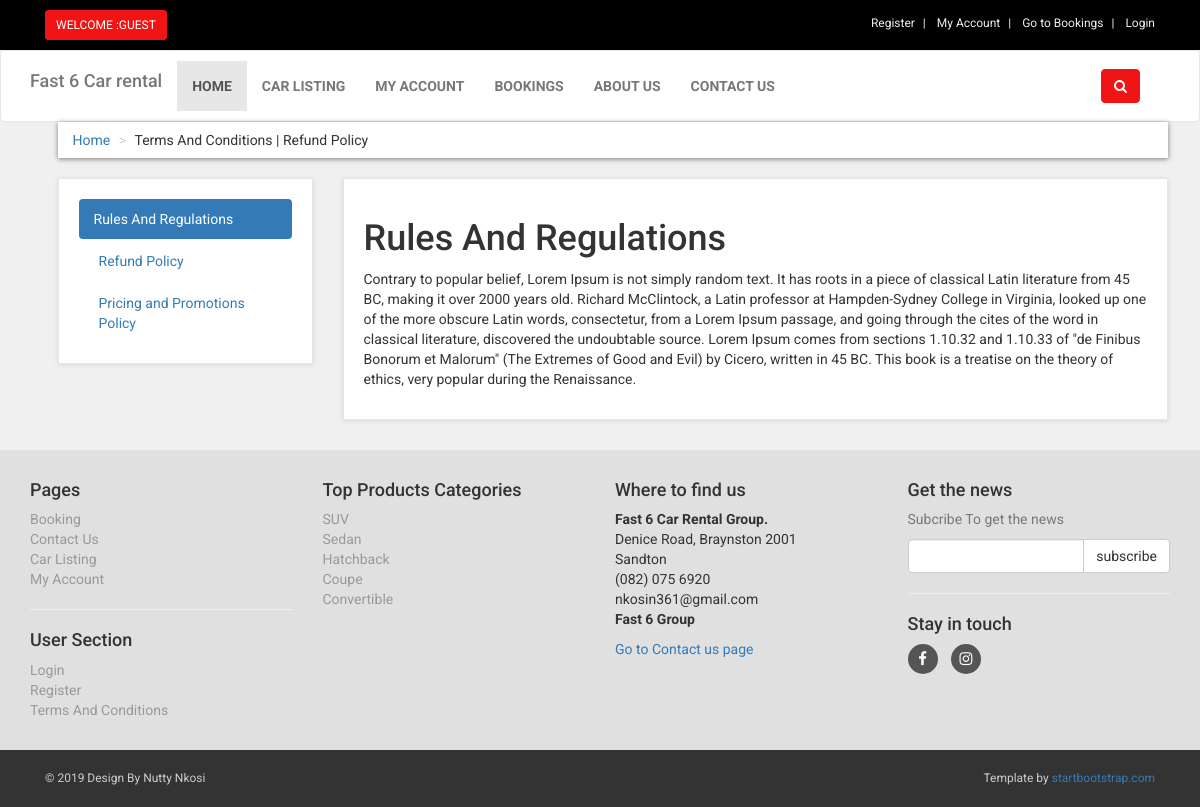
Page /terms.php on the committed database.
### tables this page shows
CREATE TABLE `terms` (
  `term_id` int(10) NOT NULL,
  `term_title` varchar(100) NOT NULL,
  `term_link` varchar(100) NOT NULL,
  `term_desc` text NOT NULL
);

CREATE TABLE `product_categories` (
  `p_cat_id` int(10) NOT NULL,
  `p_cat_title` text NOT NULL,
  `p_cat_top` text NOT NULL,
  `p_cat_image` text NOT NULL
);

### terms.php (the view, shortened to what this page needs)
<?php
include("includes/db.php");
?>
<!DOCTYPE html>
<html>
<head>
  <link href="styles/bootstrap.min.css" rel="stylesheet">
  <link href="styles/style.css" rel="stylesheet">
  <link href="font-awesome/css/font-awesome.min.css" rel="stylesheet">
</head>
<body>
  <div id="top">
    <div class="container">
      <div class="col-md-6 offer">
        <a href="#" class="btn btn-primary btn-sm">
          <?php
          if (!isset($_SESSION['customer_email'])) {
            echo "Welcome :Guest";
          } else {
            echo "Welcome : " . $_SESSION['customer_email'] . "";
          }
          ?>
        </a>
      </div>
      <div class="col-md-6">
        <ul class="menu">
          <li>
            <a href="customer_register.php">
              Register
            </a>
          </li>
          <li>
            <?php
            if (!isset($_SESSION['customer_email'])) {
              echo "<a href='checkout.php' >My Account</a>";
            } else {
              echo "<a href='customer/my_account.php?my_orders'>My Account</a>";
            }
            ?>
          </li>
          <li>
            <a href="cart.php">
              Go to Bookings
            </a>
          </li>
          <li>
            <?php
            if (!isset($_SESSION['customer_email'])) {
              echo "<a href='checkout.php'> Login </a>";
            } else {
              echo "<a href='logout.php'> Logout </a>";
            }
            ?>
          </li>
        </ul>
      </div>
    </div>
  </div>
  <div class="navbar navbar-default" id="navbar">
    <div class="container">
      <div class="navbar-header">
        <a class="navbar-brand home" href="index.php">
          <h4>Fast 6 Car rental</h4>
        </a>
      </div>
      <div class="navbar-collapse collapse" id="navigation">
        <div class="padding-nav">
          <ul class="nav navbar-nav navbar-left">
            <li class="active">
              <a href="index.php"> Home </a>
            </li>
            <li>
              <a href="shop.php"> Car listing </a>
            </li>
            <li>
              <?php
              if (!isset($_SESSION['customer_email'])) {
                echo "<a href='checkout.php' >My Account</a>";
              } else {
                echo "<a href='customer/my_account.php?my_orders'>My Account</a>";
              }
              ?>
            </li>
            <li>
              <a href="cart.php"> Bookings </a>
            </li>
            <li>
              <a href="about.php"> About Us </a>
            </li>
            <li>
              <a href="contact.php"> Contact Us </a>
            </li>
          </ul>
        </div>
        <div class="navbar-collapse collapse right">
          <button class="btn navbar-btn btn-primary" type="button" data-toggle="collapse" data-target="#search">
            <i class="fa fa-search"></i>
          </button>
        </div>
      </div>
    </div>
  </div>
  <div id="content">
    <div class="container">
      <div class="col-md-12">
        <ul class="breadcrumb">
          <li> <a href="index.php">Home</a> </li>
          <li>Terms And Conditions | Refund Policy</li>
        </ul>
      </div>
      <div class="col-md-3">
        <div class="box">
          <ul class="nav nav-pills nav-stacked">
            <?php
            $get_terms = "select * from terms LIMIT 0,1";
            $run_terms = mysqli_query($con, $get_terms);
            while ($row_terms = mysqli_fetch_array($run_terms)) {
              $term_title = $row_terms['term_title'];
              $term_link = $row_terms['term_link'];
              ?>
              <li class="active">
                <a data-toggle="pill" href="#<?php echo $term_link; ?>">
                  <?php echo $term_title; ?>
                </a>
              </li>
            <?php } ?>
            <?php
            $count_terms = "select * from terms";
            $run_count = mysqli_query($con, $count_terms);
            $count = mysqli_num_rows($run_count);
            $get_terms = "select * from terms LIMIT 1,$count";
            $run_terms = mysqli_query($con, $get_terms);
            while ($row_terms = mysqli_fetch_array($run_terms)) {
              $term_title = $row_terms['term_title'];
              $term_link = $row_terms['term_link'];
              ?>
              <li>
                <a data-toggle="pill" href="#<?php echo $term_link; ?>">
                  <?php echo $term_title; ?>
                </a>
              </li>
            <?php } ?>
          </ul>
        </div>
      </div>
      <div class="col-md-9">
        <div class="box">
          <div class="tab-content">
            <?php
            $get_terms = "select * from terms LIMIT 0,1";
            $run_terms = mysqli_query($con, $get_terms);
            while ($row_terms = mysqli_fetch_array($run_terms)) {
              $term_title = $row_terms['term_title'];
              $term_desc = $row_terms['term_desc'];
              $term_link = $row_terms['term_link'];
              ?>
              <div id="<?php echo $term_link; ?>" class="tab-pane fade in active">
                <h1> <?php echo $term_title; ?> </h1>
                <p> <?php echo $term_desc; ?> </p>
              </div>
            <?php } ?>
          </div>
        </div>
      </div>
    </div>
  </div>
  <?php
  include("includes/footer.php");
  ?>
</body>
</html>

### includes/footer.php (shortened to what this page needs)
<?php
if (isset($include_page) and $include_page == "vendor_store") {
  $store_back_url = "../";
} else {
  $store_back_url = "";
}
?>
<div id="footer">
  <div class="container">
    <div class="row">
      <div class="col-md-3 col-sm-6">
        <h4>Pages</h4>
        <ul>
          <li><a href="<?php echo $store_back_url; ?>cart.php">Booking</a></li>
          <li><a href="<?php echo $store_back_url; ?>contact.php">Contact Us</a></li>
          <li><a href="<?php echo $store_back_url; ?>shop.php">Car Listing</a></li>
          <li>
            <?php
            if (!isset($_SESSION['customer_email'])) {
              echo "<a href='$store_back_url" . "checkout.php' >My Account</a>";
            } else {
              echo "<a href='$store_back_url" . "customer/my_account.php?my_orders'>My Account</a>";
            }
            ?>
          </li>
        </ul>
        <hr>
        <h4>User Section</h4>
        <ul>
          <li>
            <?php
            if (!isset($_SESSION['customer_email'])) {
              echo "<a href='$store_back_url" . "checkout.php' >Login</a>";
            } else {
              echo "<a href='$store_back_url" . "customer/my_account.php?my_orders'>My Account</a>";
            }
            ?>
          </li>
          <li><a href="<?php echo $store_back_url; ?>customer_register.php">Register</a></li>
          <li><a href="<?php echo $store_back_url; ?>terms.php">Terms And Conditions </a></li>
        </ul>
      </div>
      <div class="col-md-3 col-sm-6">
        <h4> Top Products Categories </h4>
        <ul>
          <?php
          $get_p_cats = "select * from product_categories";
          $run_p_cats = mysqli_query($con, $get_p_cats);
          while ($row_p_cats = mysqli_fetch_array($run_p_cats)) {
            $p_cat_id = $row_p_cats['p_cat_id'];
            $p_cat_title = $row_p_cats['p_cat_title'];
            echo "<li> <a href='$store_back_url" . "shop.php?p_cat=$p_cat_id'> $p_cat_title </a> </li>";
          }
          ?>
        </ul>
      </div>
      <div class="col-md-3 col-sm-6">
        <h4>Where to find us</h4>
        <p>
          <strong>Fast 6 Car Rental Group.</strong>
          <br>Denice Road, Braynston 2001
          <br>Sandton
          <br>(082) 075 6920
          <br>nkosin361@gmail.com
          <br>
          <strong>Fast 6 Group</strong>
        </p>
        <a href="<?php echo $store_back_url; ?>contact.php">Go to Contact us page</a>
      </div>
      <div class="col-md-3 col-sm-6">
        <h4>Get the news</h4>
        <p class="text-muted">
          Subcribe To get the news
        </p>
        <form action="https://feedburner.google.com/fb/a/mailverify" method="post" target="popupwindow" onsubmit="window.open('https://feedburner.google.com/fb/a/mailverify?uri=computerfever', 'popupwindow', 'scrollbars=yes,width=550,height=520');return true">
          <div class="input-group">
            <input type="text" class="form-control" name="email">
            <span class="input-group-btn">
              <input type="submit" value="subscribe" class="btn btn-default">
            </span>
          </div>
        </form>
        <hr>
        <h4> Stay in touch </h4>
        <p class="social">
          <a href="#"><i class="fa fa-facebook"></i></a>
          <a href="#"><i class="fa fa-instagram"></i></a>
        </p>
      </div>
    </div>
  </div>
</div>
<div id="copyright">
  <div class="container">
    <div class="col-md-6">
      <p class="pull-left"> &copy; 2019 Design By Nutty Nkosi </p>
    </div>
    <div class="col-md-6">
      <p class="pull-right"> Template by <a href="http://www.startbootstrap.com">startbootstrap.com</a> </p>
    </div>
  </div>
</div>

### styles/style.css (style rules this page uses)
body { font-family: "Roboto", Helvetica, Arial, sans-serif; font-size: 14px; line-height: 1.42857143; color: #333333; background-color: #f0f0f0; overflow-x: hidden; }
#top { background: #000000; padding: 10px 0; }
#top .offer { color: #fff; }
#top .offer .btn { text-transform: uppercase; }
#top a { color: #fff; }
#top ul.menu { padding-top: 5px; margin: 0; text-align: right; font-size: 12px; list-style: none; }
#top ul.menu > li { display: inline-block; }
#top ul.menu > li a { color: #eeeeee; }
#top ul.menu > li + li:before { content: "|\00a0"; padding: 0 5px; color: #f7f7f7; }
.navbar { background: white; margin-bottom: 0; -webkit-box-shadow: 0 2px 2px #efefef; box-shadow: 0 2px 2px #efefef; }
.navbar-collapse .right { float: right; }
.navbar-brand { float: left; padding: 10px 15px; font-size: 18px; line-height: 20px; height: 70px; }
.navbar ul.nav > li > a { text-transform: uppercase; font-weight: bold; font-size: 14px; }
.padding-nav { padding-top: 10px; }
.btn-primary { color: rgb(255, 255, 255); background-color: rgb(240, 20, 20); border-color: rgb(240, 20, 20); }
.box { background: #fff; margin: 0 0 30px; border: solid 1px #e6e6e6; -webkit-box-sizing: border-box; box-sizing: border-box; padding: 20px; -webkit-box-shadow: 0 1px 5px rgba(0, 0, 0, 0.1); box-shadow: 0 1px 5px rgba(0, 0, 0, 0.1); }
#content { padding-left: 25px; }
.breadcrumb { padding: 8px 15px; margin-bottom: 20px; background-color: #ffffff; border-radius: 0; -webkit-box-shadow: 0 1px 5px rgba(0, 0, 0, 0.5); box-shadow: 0 1px 5px rgba(0, 0, 0, 0.5); }
.breadcrumb > li + li:before { content: ">\00a0"; color: #cccccc; }
#footer { background: #e0e0e0; padding: 20px 0; }
#footer ul { padding-left: 0; list-style: none; }
#footer ul a { color: #999999; padding: 20px 0; }
#footer .social { text-align: left; }
#footer .social a { margin: 0 10px 0 0; color: #fff; display: inline-block; width: 30px; height: 30px; border-radius: 15px; line-height: 30px; font-size: 15px; text-align: center; -webkit-transition: all 0.2s ease-out; transition: all 0.2s ease-out; vertical-align: bottom; background-color: #555555; }
#copyright { background: #333; color: #ccc; padding: 20px 0; font-size: 12px; }
#copyright p { margin: 0; }
.nav.nav-pills > li + li { margin-left: 5px; }

### rows in the picture
terms: term_title "Rules And Regulations", term_desc "Contrary to popular belief, Lorem Ipsum is not simply random text. It has roots in a piece of classical Latin literature from 45 BC, making it over 2000 years old. Richard McClintock, a Latin professor at Hampden-Sydney College in Virginia, looked up one of the more obscure Latin words, consectetur, from a Lorem Ipsum passage, and going through the cites of the word in classical literature, discovered the undoubtable source. Lorem Ipsum comes from sections 1.10.32 and 1.10.33 of \"de Finibus Bonorum et Malorum\" (The Extremes of Good and Evil) by Cicero, written in 45 BC. This book is a treatise on the theory of ethics, very popular during the Renaissance."
terms: term_title "Refund Policy"
terms: term_title "Pricing and Promotions Policy"
product_categories: p_cat_title "SUV"
product_categories: p_cat_title "Sedan"
product_categories: p_cat_title "Hatchback"
product_categories: p_cat_title "Coupe"
product_categories: p_cat_title "Convertible"
